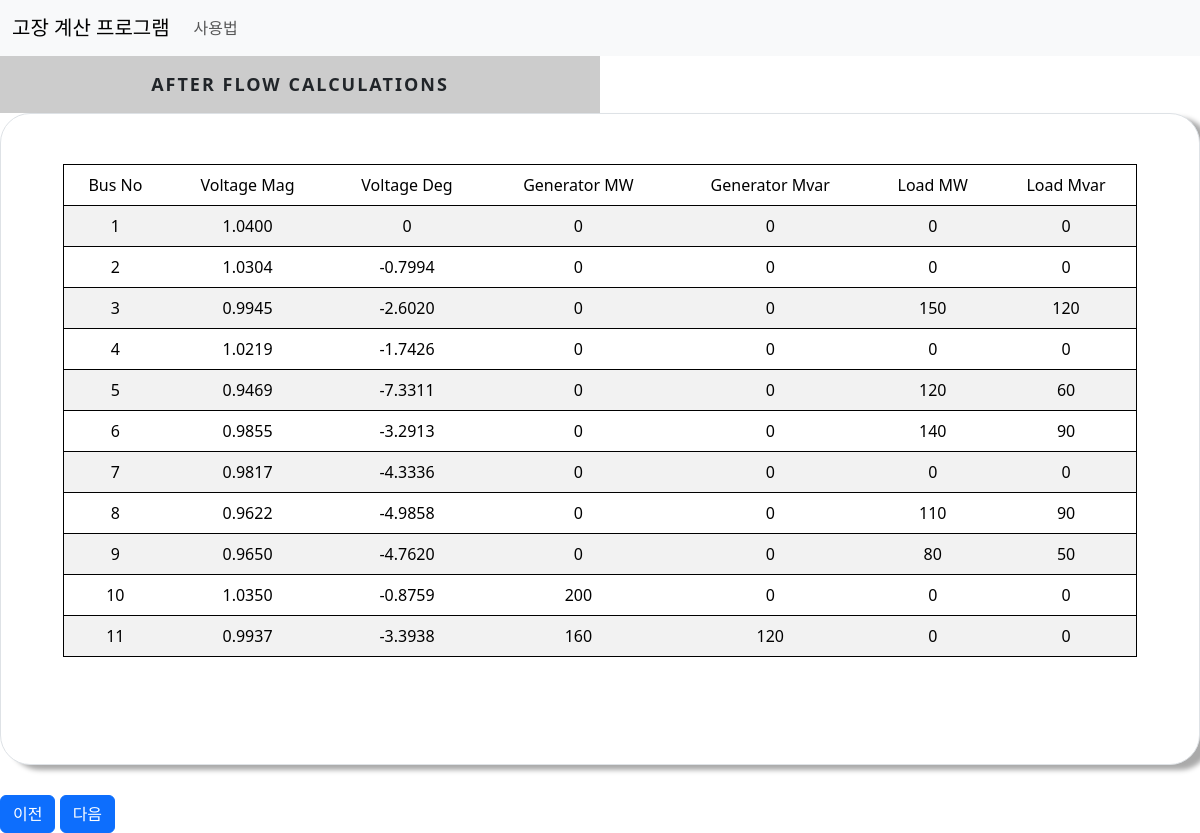
Page /flow/ on the earlier database version.
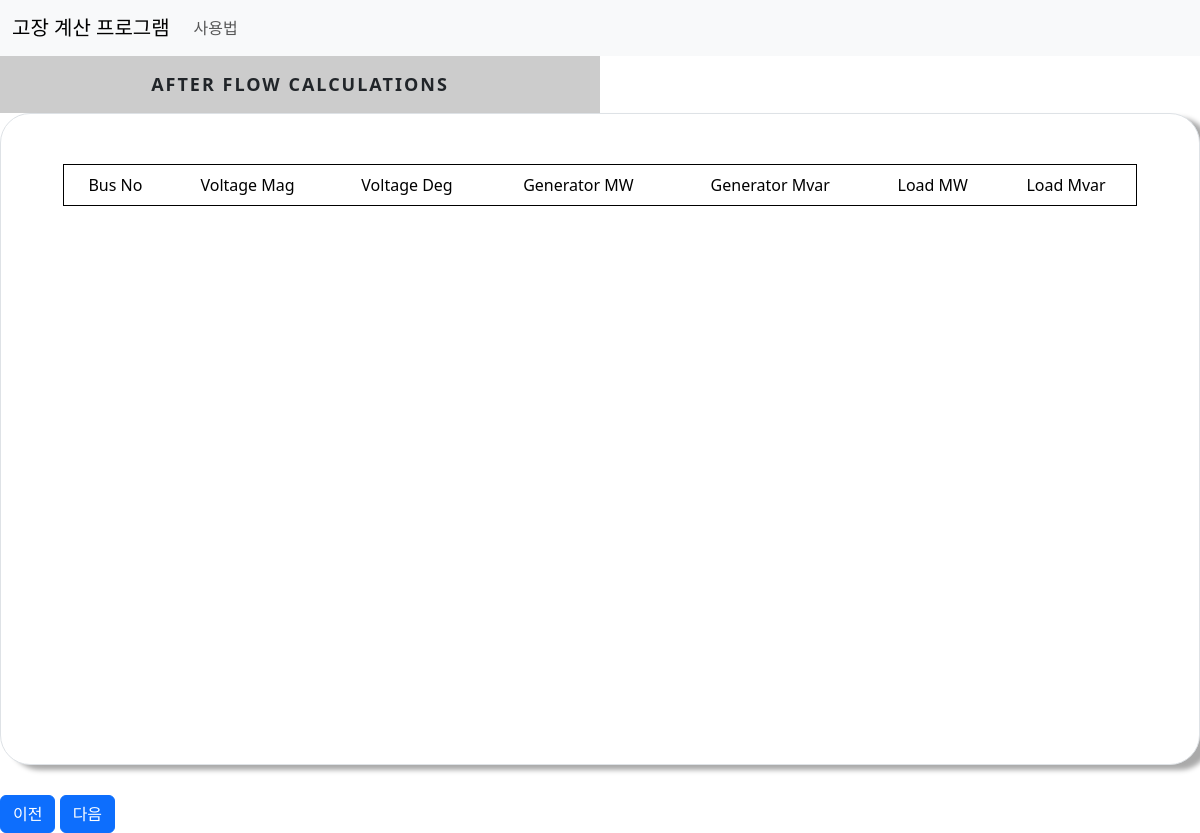
Same page on the later database version.
### cal/models.py (models this page shows)
class Afterflow(models.Model):
    Bus_No =models.SmallIntegerField()
    Voltage_Mag = models.FloatField(default=0)
    Voltage_Deg = models.FloatField(default=0)
    Generator_MW = models.FloatField(default=0)
    Generator_Mvar = models.FloatField(default=0)
    Load_MW = models.FloatField(default=0)
    Load_Mvar = models.FloatField(default=0)

### cal/views.py (the view)
# urls.py: path('flow/',views.flow, name='flow'),
def flow(request):
    afterflow=Afterflow.objects.all()
    fault_con = FaultCondition.objects.get(to_find=True)
    context={'afterflow':afterflow, 'fault_con':fault_con}
    return render(request,'cal/flow.html',context=context)

### cal/templates/cal/flow.html (shortened to what this page needs)
{% extends './base.html'%}
{% load static %}
{% block content %}
<div class="main">
    <div class="tab other">
      <label for="tab-1">After Flow calculations</label>
    </div>
    <div class="content">
      <div class="content-dis">
        <div class="border">
          <div class="container  fault">
            <table class="table table-striped">
              <thead>
                <tr>
                  <td>Bus No</td>
                  <td>Voltage Mag</td>
                  <td>Voltage Deg</td>
                  <td>Generator MW</td>
                  <td>Generator Mvar</td>
                  <td>Load MW</td>
                  <td>Load Mvar</td>
                </tr>
              </thead>
              <tbody>
                {% for i in afterflow %}
                <tr>
                  <td>{{i.Bus_No}}</td>
                  <td>{{i.Voltage_Mag|floatformat:-4}}</td>
                  <td>{{i.Voltage_Deg|floatformat:-4}}</td>
                  <td>{{i.Generator_MW|floatformat:-4}}</td>
                  <td>{{i.Generator_Mvar|floatformat:-4}}</td>
                  <td>{{i.Load_MW|floatformat:-4}}</td>
                  <td>{{i.Load_Mvar|floatformat:-4}}</td>
                </tr>
                {% endfor %}
              </tbody>
            </table>
          </div>
        </div>
      </div>
    </div>
  </div>
  <a class="btn btn-primary" href="{% url 'initial' %}">이전</a>
  {% if fault_con.is_bus_fault %}
    {% if fault_con.fault_type == 0 %}
      <a class="btn btn-primary" href="{% url 'ybus' %}">다음</a>
    {% else%}
      <a class="btn btn-primary" href="{% url 'transformer' %}">다음</a>
    {% endif %}
  {% else %}
    <a class="btn btn-primary" href="{% url 'slider' %}">다음</a>
  {% endif %}
{% endblock content%}

### cal/templates/cal/base.html (shortened to what this page needs)
{% load static %}
<!DOCTYPE html>
<html lang="en">
<head>
  <link href="https://cdn.jsdelivr.net/npm/bootstrap@5.3.1/dist/css/bootstrap.min.css" rel="stylesheet">
  <link rel="stylesheet" href="{% static 'cal/css/base.css'%}">
</head>
<body>
  <nav class="navbar navbar-expand-lg bg-body-tertiary">
    <div class="container-fluid">
      <a class="navbar-brand" href="{% url 'main' %}">고장 계산 프로그램</a>
      <div class="collapse navbar-collapse" id="navbarSupportedContent">
        <ul class="navbar-nav me-auto mb-2 mb-lg-0">
          <li class="nav-item">
            <a class="nav-link" href="{% url 'manual' %}">사용법</a>
          </li>
        </ul>
      </div>
    </div>
  </nav>
  {% block content %}{% endblock content %}
</body>
</html>

### cal/static/cal/css/base.css (style rules this page uses)
html { font-family: "Noto Sans KR", sans-serif; font-size: 16px; font-weight: 400; }
* { box-sizing: border-box; }
.border, .condition { background-color:#ffffff; padding: 50px; padding-bottom:100px; border: 1px solid #000000; border-radius:30px; margin-bottom:30px; box-shadow: 10px 5px 5px #aaaaaa; }
label { display:block; }
#tab-1:checked ~ .tab label:nth-child(1), #tab-2:checked ~ .tab label:nth-child(2), #tab-3:checked ~ .tab label:nth-child(3), #tab-4:checked ~ .tab label:nth-child(4), #tab-5:checked ~ .tab label:nth-child(5), #tab-6:checked ~ .tab label:nth-child(6), #tab-7:checked ~ .tab label:nth-child(7) { background-color: rgba(0, 0, 0, 0.2); box-shadow: none; }
.content > div { display: none; }
#tab-1:checked ~ .content div:nth-child(1), #tab-2:checked ~ .content div:nth-child(2), #tab-3:checked ~ .content div:nth-child(3), #tab-4:checked ~ .content div:nth-child(4), #tab-5:checked ~ .content div:nth-child(5), #tab-6:checked ~ .content div:nth-child(6), #tab-7:checked ~ .content div:nth-child(7) { display:block; }
.main { margin: 0 auto; max-width: 100%; }
.tab { overflow: hidden; }
.tab label { font-size: 18px; cursor: pointer; float: left; width: 50%; text-align: center; padding: 15px 0; text-transform: uppercase; font-weight: bold; letter-spacing: 2px; user-select: none; -webkit-user-select: none; }
.content { min-height: 250px; }
.fault { overflow:auto; height:500px; }
.table { border: 1px solid black; text-align: center; }

Differences in the rows shown:
removed Afterflow: Bus_No "1", Voltage_Mag "1.0400", Voltage_Deg "0", Generator_MW "0", Generator_Mvar "0", Load_MW "0", Load_Mvar "0"
removed Afterflow: Bus_No "2", Voltage_Mag "1.0304", Voltage_Deg "-0.7994", Generator_MW "0", Generator_Mvar "0", Load_MW "0", Load_Mvar "0"
removed Afterflow: Bus_No "3", Voltage_Mag "0.9945", Voltage_Deg "-2.6020", Generator_MW "0", Generator_Mvar "0", Load_MW "150", Load_Mvar "120"
removed Afterflow: Bus_No "4", Voltage_Mag "1.0219", Voltage_Deg "-1.7426", Generator_MW "0", Generator_Mvar "0", Load_MW "0", Load_Mvar "0"
removed Afterflow: Bus_No "5", Voltage_Mag "0.9469", Voltage_Deg "-7.3311", Generator_MW "0", Generator_Mvar "0", Load_MW "120", Load_Mvar "60"
removed Afterflow: Bus_No "6", Voltage_Mag "0.9855", Voltage_Deg "-3.2913", Generator_MW "0", Generator_Mvar "0", Load_MW "140", Load_Mvar "90"
removed Afterflow: Bus_No "7", Voltage_Mag "0.9817", Voltage_Deg "-4.3336", Generator_MW "0", Generator_Mvar "0", Load_MW "0", Load_Mvar "0"
removed Afterflow: Bus_No "8", Voltage_Mag "0.9622", Voltage_Deg "-4.9858", Generator_MW "0", Generator_Mvar "0", Load_MW "110", Load_Mvar "90"
removed Afterflow: Bus_No "9", Voltage_Mag "0.9650", Voltage_Deg "-4.7620", Generator_MW "0", Generator_Mvar "0", Load_MW "80", Load_Mvar "50"
removed Afterflow: Bus_No "10", Voltage_Mag "1.0350", Voltage_Deg "-0.8759", Generator_MW "200", Generator_Mvar "0", Load_MW "0", Load_Mvar "0"
removed Afterflow: Bus_No "11", Voltage_Mag "0.9937", Voltage_Deg "-3.3938", Generator_MW "160", Generator_Mvar "120", Load_MW "0", Load_Mvar "0"
